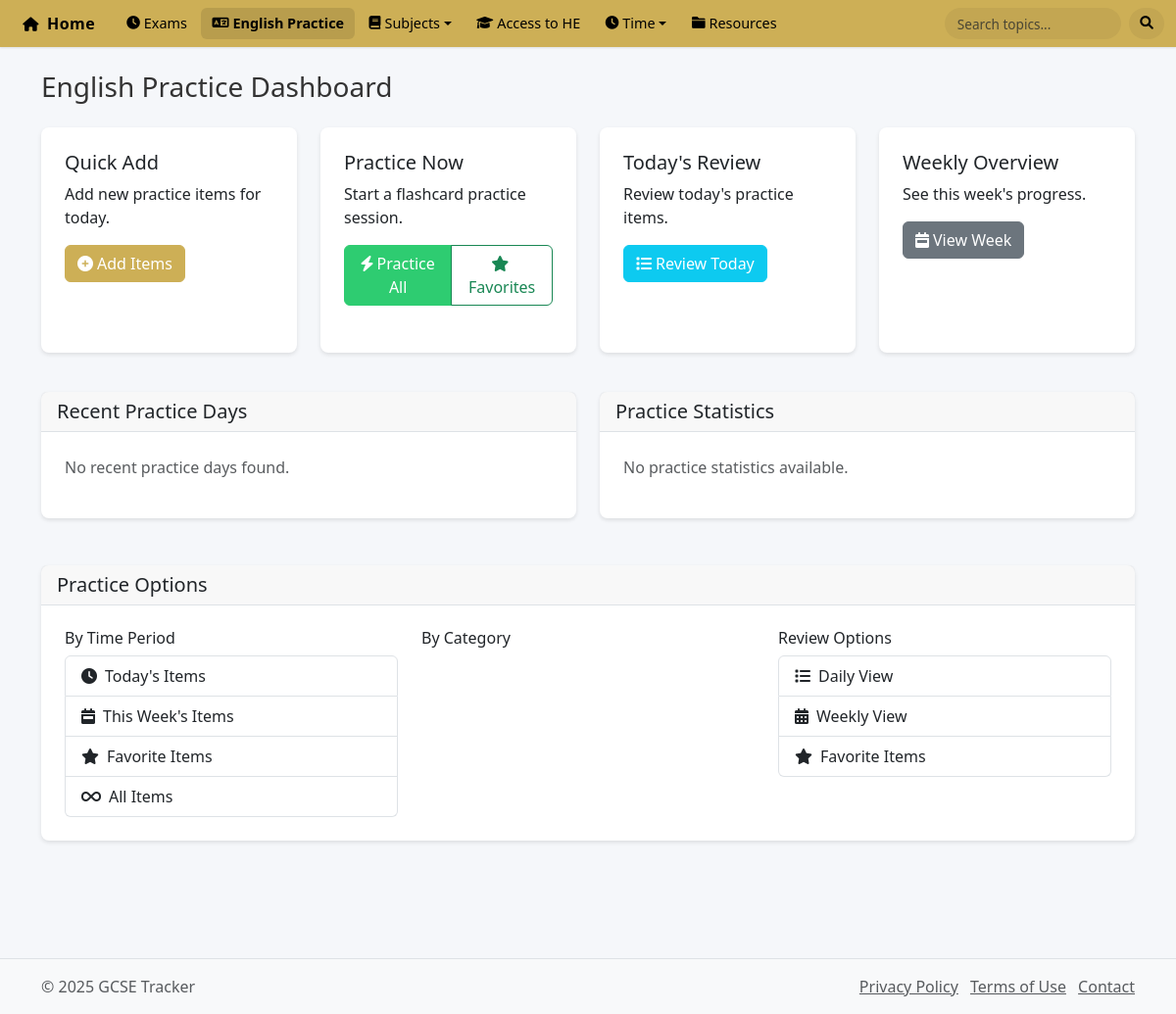
/pages/EnglishPractice/index.php, run on an earlier commit of the app's database.
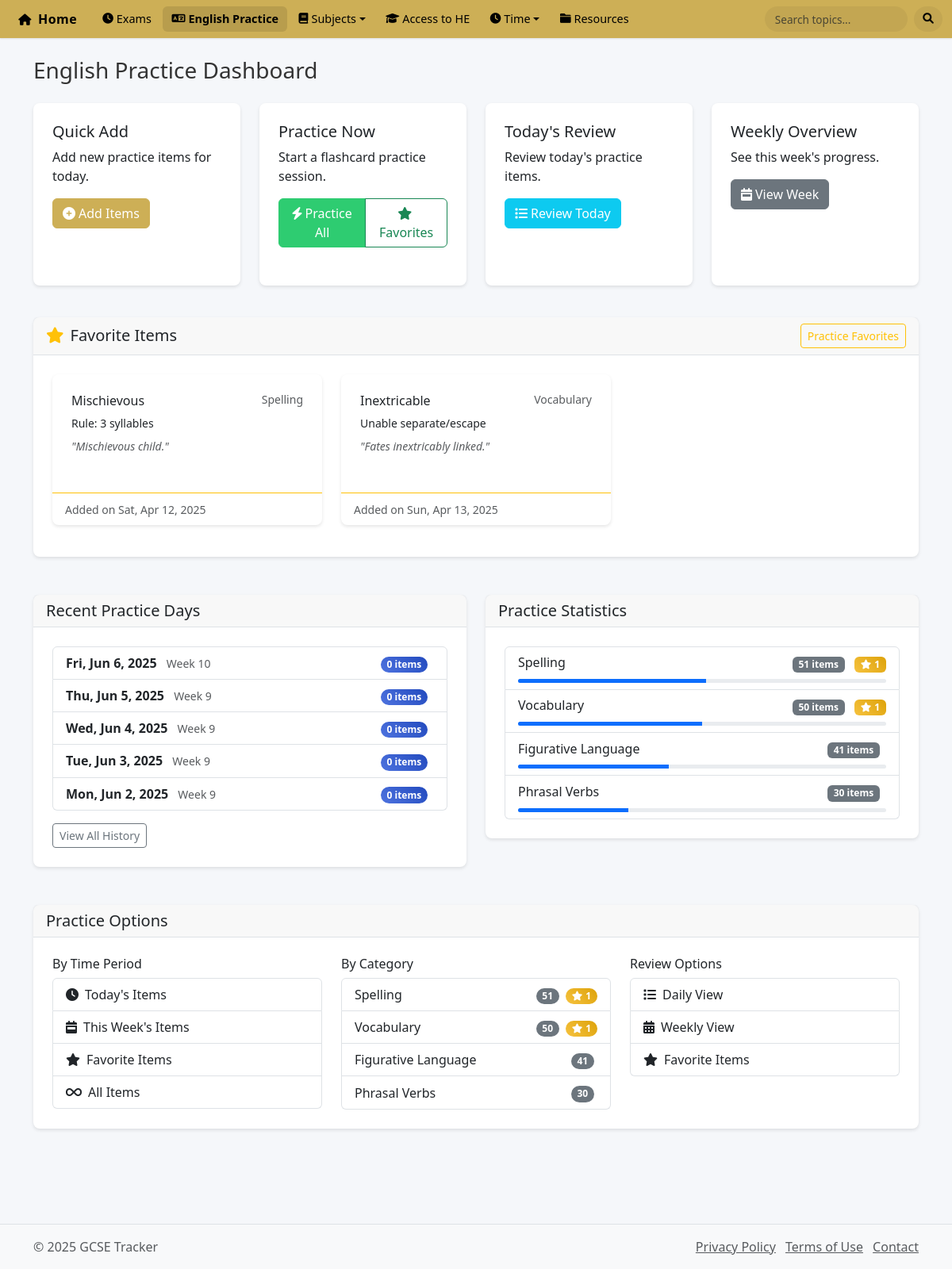
And on a later commit of the database.
### tables this page shows
CREATE TABLE `favorite_practice_items` (
  `id` int(11) NOT NULL,
  `practice_item_id` int(11) NOT NULL COMMENT 'FK to practice_items table',
  `favorited_at` timestamp NOT NULL DEFAULT current_timestamp()
);

CREATE TABLE `practice_items` (
  `id` int(11) NOT NULL,
  `practice_day_id` int(11) NOT NULL COMMENT 'FK to practice_days table',
  `category_id` int(11) NOT NULL COMMENT 'FK to practice_categories table',
  `item_title` text NOT NULL COMMENT 'The word, spelling, term, or phrasal verb',
  `item_meaning` text NOT NULL COMMENT 'Definition or rule/explanation',
  `item_example` text NOT NULL COMMENT 'Example sentence',
  `created_at` timestamp NOT NULL DEFAULT current_timestamp()
);

CREATE TABLE `practice_categories` (
  `id` int(11) NOT NULL,
  `name` varchar(100) NOT NULL,
  `description` text DEFAULT NULL
);

CREATE TABLE `practice_days` (
  `id` int(11) NOT NULL,
  `practice_date` date NOT NULL,
  `day_number` int(11) DEFAULT NULL COMMENT 'Sequential day number (1, 2, 3...)',
  `week_number` int(11) DEFAULT NULL COMMENT 'Week number in the practice period',
  `notes` text DEFAULT NULL COMMENT 'Optional notes for the entire day'
);

### pages/EnglishPractice/_functions.php (called while the page is built, shortened)
<?php
function format_practice_date($date_str) {
    try {
        $date = new DateTimeImmutable($date_str);
        return $date->format('D, M j, Y');
    } catch (Exception $e) {
        error_log("format_practice_date Error formatting date '$date_str': " . $e->getMessage());
        return $date_str;
    }
}
?>

### pages/EnglishPractice/index.php (the view, shortened to what the changed rows need)
<?php
require_once __DIR__ . '/../../includes/db_connect.php';
require_once __DIR__ . '/_functions.php';
$page_title = "English Practice Dashboard";
$favorites_sql = "
    SELECT pi.*, pc.name as category_name, fpi.favorited_at,
           pd.practice_date
    FROM favorite_practice_items fpi
    JOIN practice_items pi ON fpi.practice_item_id = pi.id
    JOIN practice_categories pc ON pi.category_id = pc.id
    JOIN practice_days pd ON pi.practice_day_id = pd.id
    ORDER BY fpi.favorited_at DESC
    LIMIT 5";
$favorite_items = [];
if ($result = $conn->query($favorites_sql)) {
    while ($row = $result->fetch_assoc()) {
        $favorite_items[] = $row;
    }
}
$recent_days_sql = "
    SELECT DISTINCT pd.practice_date, pd.week_number,
           COUNT(pi.id) as item_count,
           COUNT(fpi.id) as favorite_count
    FROM practice_days pd
    LEFT JOIN practice_items pi ON pd.id = pi.practice_day_id
    LEFT JOIN favorite_practice_items fpi ON pi.id = fpi.practice_item_id
    GROUP BY pd.id
    ORDER BY pd.practice_date DESC
    LIMIT 5";
$recent_days = [];
if ($result = $conn->query($recent_days_sql)) {
    while ($row = $result->fetch_assoc()) {
        $recent_days[] = $row;
    }
}
$stats_sql = "
    SELECT pc.name as category_name, pc.id as category_id,
           COUNT(pi.id) as item_count,
           COUNT(fpi.id) as favorite_count
    FROM practice_categories pc
    LEFT JOIN practice_items pi ON pc.id = pi.category_id
    LEFT JOIN favorite_practice_items fpi ON pi.id = fpi.practice_item_id
    GROUP BY pc.id
    ORDER BY item_count DESC";
$category_stats = [];
if ($result = $conn->query($stats_sql)) {
    while ($row = $result->fetch_assoc()) {
        $category_stats[] = $row;
    }
}
require_once __DIR__ . '/../../includes/header.php';
?>
<div class="container mt-4 mb-5">
    <h1 class="h3 mb-4"><?php echo $page_title; ?></h1>
    <?php if (!empty($favorite_items)): ?>
    <div class="row mb-4">
        <div class="col-12">
            <div class="card">
                <div class="card-header d-flex justify-content-between align-items-center">
                    <h5 class="card-title mb-0">
                        <i class="fas fa-star text-warning me-2"></i>Favorite Items
                    </h5>
                    <a href="practice.php?favorites=1" class="btn btn-sm btn-outline-warning">
                        Practice Favorites
                    </a>
                </div>
                <div class="card-body">
                    <div class="row">
                        <?php foreach ($favorite_items as $item): ?>
                        <div class="col-md-6 col-lg-4 mb-3">
                            <div class="card h-100 border-warning">
                                <div class="card-body">
                                    <h6 class="card-title d-flex justify-content-between">
                                        <?php echo htmlspecialchars($item['item_title']); ?>
                                        <small class="text-muted"><?php echo htmlspecialchars($item['category_name']); ?></small>
                                    </h6>
                                    <p class="card-text small mb-2"><?php echo htmlspecialchars($item['item_meaning']); ?></p>
                                    <?php if (!empty($item['item_example'])): ?>
                                        <p class="card-text small text-muted fst-italic">
                                            "<?php echo htmlspecialchars($item['item_example']); ?>"
                                        </p>
                                    <?php endif; ?>
                                </div>
                                <div class="card-footer bg-transparent border-warning">
                                    <small class="text-muted">
                                        Added on <?php echo format_practice_date($item['practice_date']); ?>
                                    </small>
                                </div>
                            </div>
                        </div>
                        <?php endforeach; ?>
                    </div>
                </div>
            </div>
        </div>
    </div>
    <?php endif; ?>
    <div class="row">
        <div class="col-md-6 mb-4">
            <div class="card">
                <div class="card-body">
                    <?php if (empty($recent_days)): ?>
                        <p class="text-muted">No recent practice days found.</p>
                    <?php else: ?>
                        <div class="list-group">
                            <?php foreach ($recent_days as $day): ?>
                                <a href="review.php?view=day&date=<?php echo $day['practice_date']; ?>"
                                   class="list-group-item list-group-item-action d-flex justify-content-between align-items-center">
                                    <div>
                                        <span class="fw-bold"><?php echo format_practice_date($day['practice_date']); ?></span>
                                        <small class="text-muted ms-2">Week <?php echo $day['week_number']; ?></small>
                                    </div>
                                    <div>
                                        <span class="badge bg-primary rounded-pill me-2"><?php echo $day['item_count']; ?> items</span>
                                    </div>
                                </a>
                            <?php endforeach; ?>
                        </div>
                        <div class="mt-3">
                            <a href="review.php?view=week" class="btn btn-sm btn-outline-secondary">View All History</a>
                        </div>
                    <?php endif; ?>
                </div>
            </div>
        </div>
        <div class="col-md-6 mb-4">
            <div class="card">
                <div class="card-body">
                    <?php if (empty($category_stats)): ?>
                        <p class="text-muted">No practice statistics available.</p>
                    <?php else: ?>
                        <div class="list-group">
                            <?php foreach ($category_stats as $stat): ?>
                                <div class="list-group-item">
                                    <div class="d-flex justify-content-between align-items-center">
                                        <h6 class="mb-0"><?php echo htmlspecialchars($stat['category_name']); ?></h6>
                                        <div>
                                            <span class="badge bg-secondary me-2"><?php echo $stat['item_count']; ?> items</span>
                                            <?php if ($stat['favorite_count'] > 0): ?>
                                                <span class="badge bg-warning">
                                                    <i class="fas fa-star me-1"></i><?php echo $stat['favorite_count']; ?>
                                                </span>
                                            <?php endif; ?>
                                        </div>
                                    </div>
                                    <div class="progress mt-2" style="height: 5px;">
                                        <div class="progress-bar" role="progressbar"
                                             style="width: <?php echo min(100, ($stat['item_count'] / 100) * 100); ?>%"></div>
                                    </div>
                                </div>
                            <?php endforeach; ?>
                        </div>
                    <?php endif; ?>
                </div>
            </div>
        </div>
    </div>
    <div class="row">
        <div class="col-12">
            <div class="card">
                <div class="card-body">
                    <div class="row g-4">
                        <div class="col-md-4">
                            <div class="list-group">
                                <?php foreach ($category_stats as $stat): ?>
                                    <a href="practice.php?category_id=<?php echo $stat['category_id']; ?>"
                                       class="list-group-item list-group-item-action d-flex justify-content-between align-items-center">
                                        <?php echo htmlspecialchars($stat['category_name']); ?>
                                        <div>
                                            <span class="badge bg-secondary rounded-pill me-1"><?php echo $stat['item_count']; ?></span>
                                            <?php if ($stat['favorite_count'] > 0): ?>
                                                <span class="badge bg-warning rounded-pill">
                                                    <i class="fas fa-star me-1"></i><?php echo $stat['favorite_count']; ?>
                                                </span>
                                            <?php endif; ?>
                                        </div>
                                    </a>
                                <?php endforeach; ?>
                            </div>
                        </div>
                    </div>
                </div>
            </div>
        </div>
    </div>
</div>
<?php require_once __DIR__ . '/../../includes/footer.php'; ?>

What changed in the data, as far as the page shows it:
added favorite_practice_items: practice_item.item_title "Mischievous", practice_categories.name "Spelling", practice_item.item_meaning "Rule: 3 syllables", practice_item.item_example "Mischievous child.", practice_days.practice_date "Sat, Apr 12, 2025"
added favorite_practice_items: practice_item.item_title "Inextricable", practice_categories.name "Vocabulary", practice_item.item_meaning "Unable separate/escape", practice_item.item_example "Fates inextricably linked.", practice_days.practice_date "Sun, Apr 13, 2025"
added practice_categories: name "Spelling", item_count "51", favorite_count "1"
added practice_categories: name "Vocabulary", item_count "50", favorite_count "1"
added practice_categories: name "Figurative Language", item_count "41"
added practice_categories: name "Phrasal Verbs", item_count "30"
Also different on the page:
text no longer shown: "No recent practice days found. No practice statistics available."
text now shown: "Favorite Items Practice Favorites View All History"
new list line: "Fri, Jun 6, 2025 Week 10 0 items"
new list line: "Thu, Jun 5, 2025 Week 9 0 items"
new list line: "Wed, Jun 4, 2025 Week 9 0 items"
new list line: "Tue, Jun 3, 2025 Week 9 0 items"
new list line: "Mon, Jun 2, 2025 Week 9 0 items"
